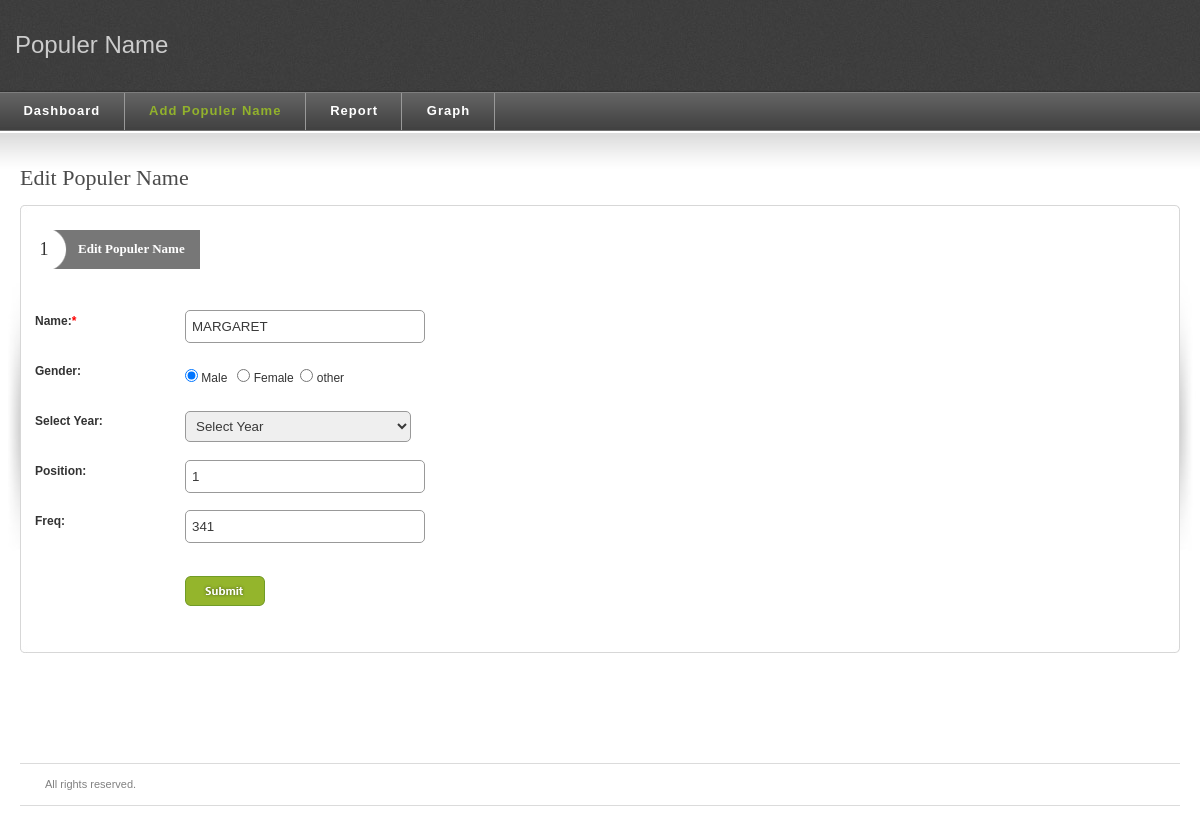
Screenshot of /proj/add_Name.php?id=1 with the database file from the repository.
### tables this page shows
CREATE TABLE IF NOT EXISTS `babytable` (
  `id` int(11) NOT NULL AUTO_INCREMENT,
  `name` varchar(200) NOT NULL,
  `sex` varchar(50) NOT NULL,
  `freq` int(50) NOT NULL,
  `position` int(50) NOT NULL,
  `year` varchar(10) NOT NULL,
  PRIMARY KEY (`id`)
);

### proj/add_Name.php (the view, shortened to what this page needs)
<?
if($_REQUEST['id']!=""){
	$sql="Select * from babytable where id='".$_REQUEST['id']."'";
	$rss=mysql_query($sql) or die();
	$row=mysql_fetch_assoc($rss);
	$tt='Edit';
}else{
	$act	=	1;
	$tt='Add';
	$validate="validate[required]";
	}
?>
<!DOCTYPE html PUBLIC "-//W3C//DTD XHTML 1.0 Strict//EN" "http://www.w3.org/TR/xhtml1/DTD/xhtml1-strict.dtd">
<html xmlns="http://www.w3.org/1999/xhtml">
<head>
<? include('links.php');?>
	<link rel="stylesheet" href="css/validationEngine.jquery.css" type="text/css"/>
    <link rel="stylesheet" href="css/customer_customize.css" type="text/css"/>
 <link rel="stylesheet" href="//code.jquery.com/ui/1.11.4/themes/smoothness/jquery-ui.css">
</head>
<body>
<? include('__logo.php');?>
<? include('__nav.php');?>
<div id="content-outer">
<div id="content">
<div id="page-heading">
	<form name="typeId" id="typeId" method="post">
        <table width="98%" border="0">
          <tr>
            <td><h1><?=$tt?> Populer Name</h1></td>
          </tr>
        </table>
        </form>
</div>
<table border="0" width="100%" cellpadding="0" cellspacing="0" id="content-table">
<tr>
	<th rowspan="3" class="sized"><img src="images/shared/side_shadowleft.jpg" width="20" height="300" alt="" /></th>
	<th class="topleft"></th>
	<td id="tbl-border-top">&nbsp;</td>
	<th class="topright"></th>
	<th rowspan="3" class="sized"><img src="images/shared/side_shadowright.jpg" width="20" height="300" alt="" /></th>
</tr>
<tr>
	<td id="tbl-border-left"></td>
	<td>
	<div id="content-table-inner">
	<table border="0" width="100%" cellpadding="0" cellspacing="0">
	<tr valign="top">
	<td>
		<div id="step-holder">
			<div class="step-no">1</div>
			<div class="step-dark-left"><a href=""><?=$tt?> Populer Name</a></div>
		</div>
 		<form id="cus_reg" class="" method="post" action="add_Name_action.php" enctype="multipart/form-data">
                <table border="0" cellpadding="0" cellspacing="0"  id="id-form">
                <tr>
                    <th width="180" valign="top">Name:<span style="color:#F00">*</span></th>
                   <td width="248">
                   	<input type="text" class="inp-form validate[required]"  name="name" id="name"  value="<?=$row['name']?>" onblur="fill_values()"/></td>
                </tr>
                <tr>
                <th width="180" valign="top">Gender:</th>
                    <td width="248"><input type="radio" class=""  name="gender" id="gender" value="1" checked="checked" <? if($row['sex']==1){ echo 'checked';}?>/>&nbsp;Male &nbsp;
                    <input type="radio" class=""  name="gender" id="gender" value="2" <? if($row['sex']==2){ echo 'checked';}?>/>&nbsp;Female&nbsp;
                    <input type="radio" class=""  name="gender" id="gender" value="3" <? if($row['sex']==3){ echo 'checked';}?>/>&nbsp;other&nbsp;</td>
                </tr>
                <tr>
                <th width="180" valign="top">Select Year:</th>
                    <td width="248">
                     <select name="year" id="year" class="inp-form  validate[required]">
                     <option value="">Select Year</option>
                     </select>
                    </td>
                </tr>
               <tr>
               <th width="180" valign="top">Position:</th>
               <td width="248"><input type="text" class="inp-form validate[required]"  name="position" id="position"  value="<?=$row['position']?>"/></td>
               </tr>
              <tr>
              <th width="180" valign="top">Freq:</th>
               <td width="248"><input type="text" class="inp-form validate[required]"  name="freq" id="freq"  value="<?=$row['freq']?>"/></td>
              </tr>
             <tr>
             <th width="180" valign="top">&nbsp;</th>
               <td width="248"><input value="" class="form-submit" type="button" id="" onclick="incustomer_detail()"></td>
             </tr>
            </table>
        </form>
  </td>
</tr>
<tr>
<td><img src="images/shared/blank.gif" width="695" height="1" alt="blank" /></td>
</tr>
</table>
</div>
</td>
<td id="tbl-border-right"></td>
</tr>
<tr>
		<th class="sized bottomleft"></th>
		<td id="tbl-border-bottom">&nbsp;</td>
		<th class="sized bottomright"></th>
	</tr>
</table>
</div>
</div>
<? include_once('__footer.php')?>
</body>
</html>

### proj/css/screen.css (style rules this page uses)
* { margin: 0; padding: 0; }
html, body { height: 100%; }
body { background: #fff; color: #393939; font-family: Arial; font-size: 12px; line-height: 0; }
#content-outer { background: url(../images/shared/content_repeat.jpg) repeat-x; min-height:400px !important; }
#content { color: #333; font-family: Arial, Helvetica, sans-serif; font-size: 12px; line-height: 18px; margin: 0 auto 0 auto; max-width: 1260px; min-width: 1024px; padding: 35px 0px 30px 0px; }
#content-table { font-size: 0px; line-height: 0px; }
#content-table th.sized { height: 15px; width: 15px; padding: 0; margin: 0; font-size: 0px; line-height: 0px; }
#content-table-inner { font-size: 12px; line-height: 12px; padding: 10px 0 20px 0; }
#tbl-border-top { background: url(../images/shared/border_bit.jpg) top repeat-x; line-height: 0;font-size: 0px; height: 15px; }
#tbl-border-bottom { background: url(../images/shared/border_bit.jpg) bottom repeat-x; line-height: 0;font-size: 0px; height: 15px; }
#tbl-border-left { background: url(../images/shared/border_bit.jpg) left repeat-y; }
#tbl-border-right { background: url(../images/shared/border_bit.jpg) right repeat-y; }
.topleft { background: url(../images/shared/corner_top_left.jpg) no-repeat; width:15px; height:15px; }
.topright { background: url(../images/shared/corner_top_right.jpg) no-repeat; width:15px; height:15px; }
.bottomleft { background: url(../images/shared/corner_bottom_left.jpg) no-repeat; width:15px; height:15px; }
.bottomright { background: url(../images/shared/corner_bottom_right.jpg) no-repeat; width:15px; height:15px; }
#page-heading { margin: 0 0 15px 20px; }
h1 { color: #4b4b4b; font-family: Tahoma; font-size: 22px; line-height: 24px; font-weight: normal; }
.form-submit { background: url(../images/forms/form_submit.gif) no-repeat; border: none; cursor: pointer; display: block; height: 30px; padding: 0; text-indent: -3000px; width: 80px; margin-top: 25px; }
.inp-form { -webkit-border-radius: 5px; -moz-border-radius: 5px; border-radius: 5px; border:1px solid #999; color: #393939; height: 31px; padding: 0px 6px 0 6px; width: 226px; }
#id-form td { padding: 0 0 0px 0; }
#id-form th { line-height: 40px; min-width: 130px; padding: 0 0 10px 0; text-align: left; width: 150px; }
#step-holder { font-family: Tahoma; height:39px; margin-bottom: 20px; }
.step-no { float:left; height:29px; width:18px; font-size: 18px; line-height: 18px; padding:10px 0 0 0; text-align: center; }
.step-dark-left { float:left; background: url(../images/forms/step_dark_left.gif) no-repeat; height:27px; padding:13px 15px 0 25px; font-size: 13px; color:#fff; font-weight: bold; }
.step-dark-left a { font-size: 13px; color:#fff; font-weight: bold; }
table { border-collapse: collapse; }
a { outline: none; text-decoration: none; color:#4b4b4b; }
img { border: 0; }
form { margin: 0; padding: 0; }

### rows the page displays
babytable: name "MARGARET", sex "☑", position "1", freq "341"

### other values shown
$tt "Edit"
